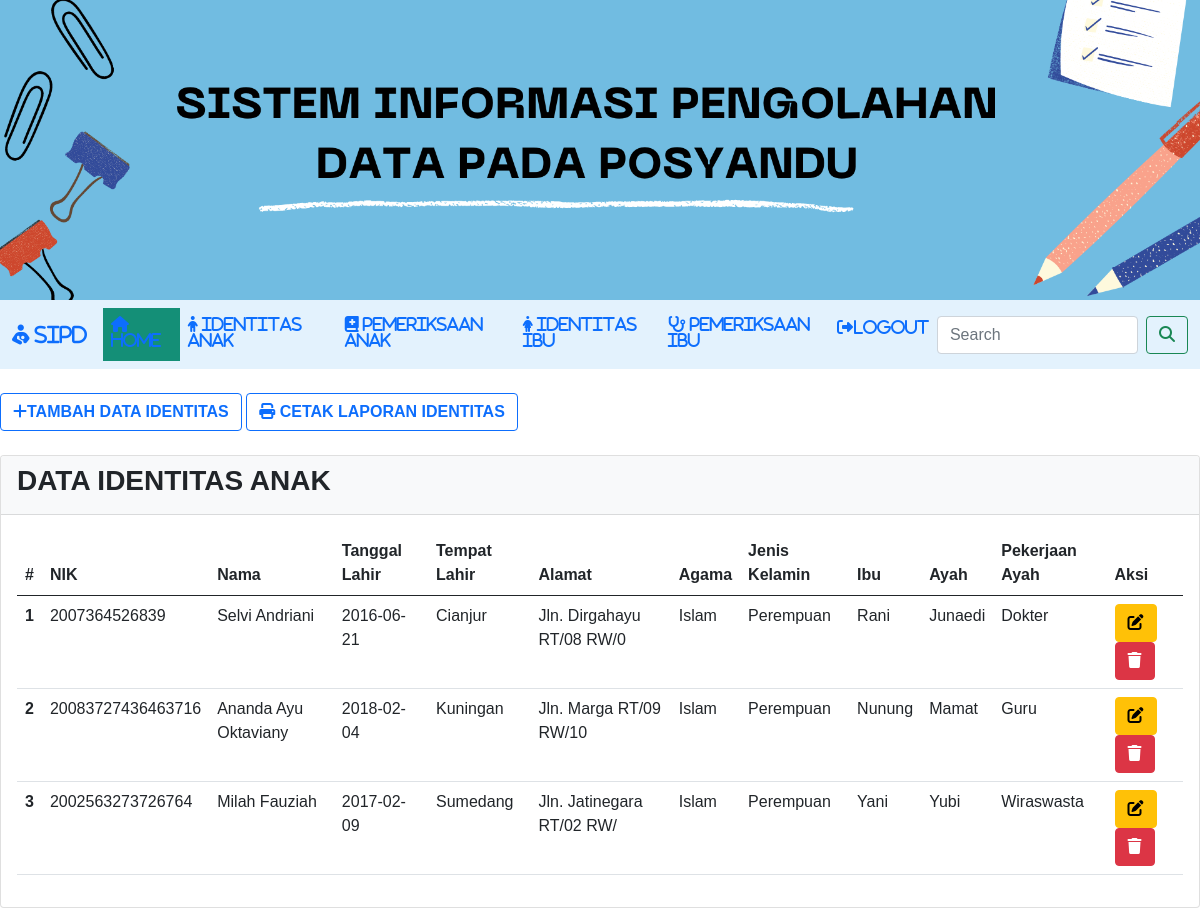
/identitas_anak.php, run on the app's committed database.
### tables this page shows
CREATE TABLE `anak` (
  `id` int(11) NOT NULL,
  `nik` varchar(25) NOT NULL,
  `nama` varchar(50) NOT NULL,
  `tgl` date DEFAULT NULL,
  `alamat` varchar(25) NOT NULL,
  `agama` enum('Islam','Kristen','Katholik','Hindu','Budha','Konghucu') NOT NULL,
  `tempat_lahir` varchar(30) NOT NULL,
  `jk` enum('Laki-Laki','Perempuan') NOT NULL,
  `ibu` varchar(50) NOT NULL,
  `ayah` varchar(50) NOT NULL,
  `perayah` varchar(100) NOT NULL
);

### identitas_anak.php (the view, shortened to what this page needs)
<?php
include "koneksi.php";
?>
<!DOCTYPE html>
<html lang="en">
<head>
    <link rel="stylesheet" type="text/css" href="style1.css">
    <link rel="stylesheet" href="https://cdnjs.cloudflare.com/ajax/libs/font-awesome/6.2.1/css/all.min.css" />
    <link href="https://cdn.jsdelivr.net/npm/bootstrap@5.0.0-beta2/dist/css/bootstrap.min.css" rel="stylesheet">
</head>
<body>
        <tr>
			<img src="header.png" width="100%" height="50%">
		</tr>
	<header>
    <nav class="navbar navbar-expand-lg bg-body-tertiary" style="background-color: #e3f2fd;">
  <div class="container-fluid">
    <a class="navbar-brand" href="index.php"><i class="fa-solid fa-person-breastfeeding"> SIPD</i></a>
    <div class="nav justify-content-center" id="navbarSupportedContent">
      <ul class="navbar-nav me-auto mb-2 mb-lg-0" >
        <li class="nav-item">
          <a class="nav-link active" aria-current="page" href="index.php"><i class="fa-solid fa-house"> Home </i></a>
        </li>
        <li class="nav-item">
          <a class="nav-link" href="identitas_anak.php"><i class="fa-solid fa-child"> IDENTITAS ANAK</i></a>
        </li>
        <li class="nav-item">
          <a class="nav-link" href="data.php"><i class="fa-solid fa-book-medical"> PEMERIKSAAN ANAK</i></a>
        </li>
        <li class="nav-item">
          <a class="nav-link" href="ibu_hamil.php"><i class="fa-solid fa-person-dress"> IDENTITAS IBU</i></a>
        </li>
        <li class="nav-item">
          <a class="nav-link" href="data_ibuhamil.php"><i class="fa-solid fa-stethoscope"> PEMERIKSAAN IBU</i></a>
        </li>
        <li class="nav-item">
          <a class="nav-link" href="logout.php"><i class="fa-solid fa-right-from-bracket">LOGOUT</i></a>
        </li>
      </ul>
      </div>
      <form class="d-flex" role="search">
        <input class="form-control me-2" type="search" placeholder="Search" aria-label="Search">
        <button class="btn btn-outline-success" type="submit"><i class="fa-sharp fa-solid fa-magnifying-glass"></i></button>
    </form>
        </div>
    </nav>
        <br>
    <div class>
        <a href="tambah_identitas.php" button class="btn btn-outline-primary"  type="button"><i class="fa-solid fa-plus"><b></i>TAMBAH DATA IDENTITAS </b></i></a>
        <a href="cetak.php" button class="btn btn-outline-primary"  type="button" > <i class="fa-solid fa-print"></i><b> CETAK LAPORAN IDENTITAS </b></i></a>
    </div><br>
    <div class>
        <div class="card">
            <div class="card-header bg-black bg-light">
            <h3><b>DATA IDENTITAS ANAK</b></h3>
            </div>
            <div class="card-body">
                <table class="table">
                    <thead>
                        <tr>
                            <th scope="col">#</th>
                            <th scope="col">NIK</th>
                            <th scope="col">Nama</th>
                            <th scope="col">Tanggal Lahir</th>
                            <th scope="col">Tempat Lahir</th>
                            <th scope="col">Alamat</th>
                            <th scope="col">Agama</th>
                            <th scope="col">Jenis Kelamin</th>
                            <th scope="col">Ibu</th>
                            <th scope="col">Ayah</th>
                            <th scope="col">Pekerjaan Ayah</th>
                            <th scope="col">Aksi</th>
                        </tr>
                    </thead>
                    <tbody>
                        <?php
                        $sql2   = "select * from anak order by id desc";
                        $q2     = mysqli_query($koneksi, $sql2);
                        $urut   = 1;
                        while ($r2 = mysqli_fetch_array($q2)) {
                            $id             = $r2['id'];
                            $nik            = $r2['nik'];
                            $nama           = $r2['nama'];
                            $tgl           = $r2['tgl'];
                            $tempat_lahir   = $r2['tempat_lahir'];
                            $alamat         = $r2['alamat'];
                            $agama          = $r2['agama'];
                            $jk   = $r2['jk'];
                            $ibu   = $r2['ibu'];
                            $ayah   = $r2['ayah'];
                            $perayah   = $r2['perayah'];
                        ?>
                            <tr>
                                <th scope="row"><?php echo $urut++ ?></th>
                                <td scope="row"><?php echo $nik ?></td>
                                <td scope="row"><?php echo $nama ?></td>
                                <td scope="row"><?php echo $tgl ?></td>
                                <td scope="row"><?php echo $tempat_lahir ?></td>
                                <td scope="row"><?php echo $alamat ?></td>
                                <td scope="row"><?php echo $agama ?></td>
                                <td scope="row"><?php echo $jk ?></td>
                                <td scope="row"><?php echo $ibu ?></td>
                                <td scope="row"><?php echo $ayah ?></td>
                                <td scope="row"><?php echo $perayah ?></td>
                                <td scope="row">
                                    <a href="tambah_identitas.php?op=edit&id=<?php echo $id ?>"><button type="button" class="btn btn-warning"><i class="fa-solid fa-pen-to-square"></i></button></a>
                                    <a href="tambah_identitas.php?op=delete&id=<?php echo $id?>" onclick="return confirm('Yakin mau delete data?')"><button type="button" class="btn btn-danger"><i class="fa-solid fa-trash"></i></button></a>
                                </td>
                            </tr>
                        <?php
                        }
                        ?>
                    </tbody>
                </table>
            </div>
        </div>
    </div>
</body>
</html>

### style1.css (style rules this page uses)
* { padding:0; margin:0; font-family: sans-serif; }
a { color: inherit; text-decoration: none; }
header ul { float: right; }
header ul li { display: inline-block; }
header ul li a { padding:25px 20px; display: inline-block; }
.active { background-color: #148F77; color: #fff; }

### data on the page
anak: nik "2007364526839", nama "Selvi Andriani", tgl "2016-06-21", tempat_lahir "Cianjur", alamat "Jln. Dirgahayu RT/08 RW/0", agama "Islam", jk "Perempuan", ibu "Rani", ayah "Junaedi", perayah "Dokter"
anak: nik "20083727436463716", nama "Ananda Ayu Oktaviany", tgl "2018-02-04", tempat_lahir "Kuningan", alamat "Jln. Marga RT/09 RW/10", agama "Islam", jk "Perempuan", ibu "Nunung", ayah "Mamat", perayah "Guru"
anak: nik "2002563273726764", nama "Milah Fauziah", tgl "2017-02-09", tempat_lahir "Sumedang", alamat "Jln. Jatinegara RT/02 RW/", agama "Islam", jk "Perempuan", ibu "Yani", ayah "Yubi", perayah "Wiraswasta"
